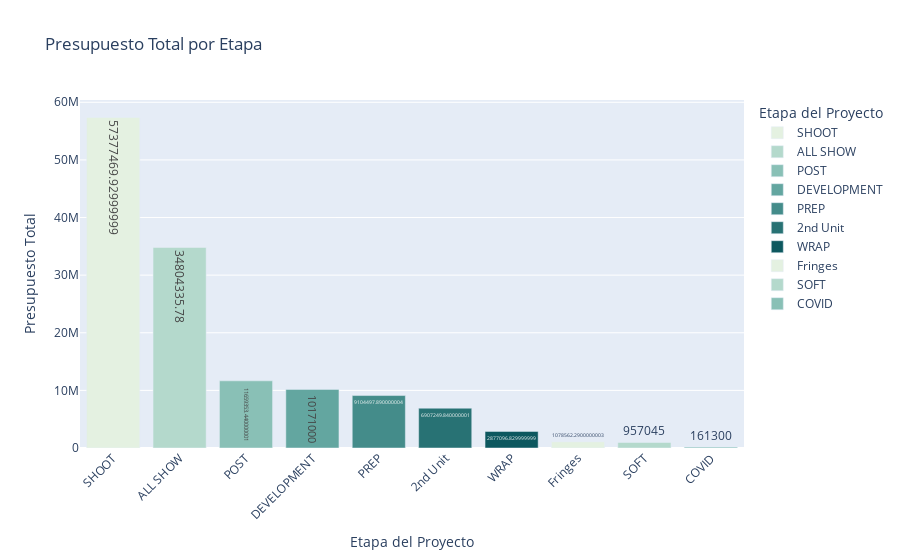

Notebook source saved alongside this figure:
### Code cell
etapas = data[data["Etapa"].notna()]
presupuesto_etapas = etapas.groupby("Etapa")["BUDGET"].sum().sort_values(ascending=False)
df_etapas = presupuesto_etapas.reset_index()
df_etapas.columns = ["Etapa", "Presupuesto"]
fig = px.bar(
    df_etapas,
    x="Etapa",
    y="Presupuesto",
    title="Presupuesto Total por Etapa",
    labels={"Etapa": "Etapa del Proyecto", "Presupuesto": "Presupuesto Total"},
    text="Presupuesto",
    color="Etapa",
    color_discrete_sequence=px.colors.sequential.Mint
)

fig.update_layout(xaxis_tickangle=-45)
fig.show()

### Figure 1 — Plotly figure (JSON) as saved in the notebook; plotly's stock layout.template omitted (floating-point values rounded to 4 significant figures)
{"data": [{"alignmentgroup": "True", "hovertemplate": "Etapa del Proyecto=%{x}<br>Presupuesto Total=%{text}<extra></extra>", "legendgroup": "SHOOT", "marker": {"color": "rgb(228, 241, 225)", "pattern": {"shape": ""}}, "name": "SHOOT", "offsetgroup": "SHOOT", "orientation": "v", "showlegend": true, "text": [57380000.0], "textposition": "auto", "type": "bar", "x": ["SHOOT"], "xaxis": "x", "y": [57380000.0], "yaxis": "y"}, {"alignmentgroup": "True", "hovertemplate": "Etapa del Proyecto=%{x}<br>Presupuesto Total=%{text}<extra></extra>", "legendgroup": "ALL SHOW", "marker": {"color": "rgb(180, 217, 204)", "pattern": {"shape": ""}}, "name": "ALL SHOW", "offsetgroup": "ALL SHOW", "orientation": "v", "showlegend": true, "text": [34800000.0], "textposition": "auto", "type": "bar", "x": ["ALL SHOW"], "xaxis": "x", "y": [34800000.0], "yaxis": "y"}, {"alignmentgroup": "True", "hovertemplate": "Etapa del Proyecto=%{x}<br>Presupuesto Total=%{text}<extra></extra>", "legendgroup": "POST", "marker": {"color": "rgb(137, 192, 182)", "pattern": {"shape": ""}}, "name": "POST", "offsetgroup": "POST", "orientation": "v", "showlegend": true, "text": [11660000.0], "textposition": "auto", "type": "bar", "x": ["POST"], "xaxis": "x", "y": [11660000.0], "yaxis": "y"}, {"alignmentgroup": "True", "hovertemplate": "Etapa del Proyecto=%{x}<br>Presupuesto Total=%{text}<extra></extra>", "legendgroup": "DEVELOPMENT", "marker": {"color": "rgb(99, 166, 160)", "pattern": {"shape": ""}}, "name": "DEVELOPMENT", "offsetgroup": "DEVELOPMENT", "orientation": "v", "showlegend": true, "text": [10171000], "textposition": "auto", "type": "bar", "x": ["DEVELOPMENT"], "xaxis": "x", "y": [10171000], "yaxis": "y"}, {"alignmentgroup": "True", "hovertemplate": "Etapa del Proyecto=%{x}<br>Presupuesto Total=%{text}<extra></extra>", "legendgroup": "PREP", "marker": {"color": "rgb(68, 140, 138)", "pattern": {"shape": ""}}, "name": "PREP", "offsetgroup": "PREP", "orientation": "v", "showlegend": true, "text": [9104000.0], "textposition": "auto", "type": "bar", "x": ["PREP"], "xaxis": "x", "y": [9104000.0], "yaxis": "y"}, {"alignmentgroup": "True", "hovertemplate": "Etapa del Proyecto=%{x}<br>Presupuesto Total=%{text}<extra></extra>", "legendgroup": "2nd Unit", "marker": {"color": "rgb(40, 114, 116)", "pattern": {"shape": ""}}, "name": "2nd Unit", "offsetgroup": "2nd Unit", "orientation": "v", "showlegend": true, "text": [6907000.0], "textposition": "auto", "type": "bar", "x": ["2nd Unit"], "xaxis": "x", "y": [6907000.0], "yaxis": "y"}, {"alignmentgroup": "True", "hovertemplate": "Etapa del Proyecto=%{x}<br>Presupuesto Total=%{text}<extra></extra>", "legendgroup": "WRAP", "marker": {"color": "rgb(13, 88, 95)", "pattern": {"shape": ""}}, "name": "WRAP", "offsetgroup": "WRAP", "orientation": "v", "showlegend": true, "text": [2877000.0], "textposition": "auto", "type": "bar", "x": ["WRAP"], "xaxis": "x", "y": [2877000.0], "yaxis": "y"}, {"alignmentgroup": "True", "hovertemplate": "Etapa del Proyecto=%{x}<br>Presupuesto Total=%{text}<extra></extra>", "legendgroup": "Fringes", "marker": {"color": "rgb(228, 241, 225)", "pattern": {"shape": ""}}, "name": "Fringes", "offsetgroup": "Fringes", "orientation": "v", "showlegend": true, "text": [1079000.0], "textposition": "auto", "type": "bar", "x": ["Fringes"], "xaxis": "x", "y": [1079000.0], "yaxis": "y"}, {"alignmentgroup": "True", "hovertemplate": "Etapa del Proyecto=%{x}<br>Presupuesto Total=%{text}<extra></extra>", "legendgroup": "SOFT", "marker": {"color": "rgb(180, 217, 204)", "pattern": {"shape": ""}}, "name": "SOFT", "offsetgroup": "SOFT", "orientation": "v", "showlegend": true, "text": [957045], "textposition": "auto", "type": "bar", "x": ["SOFT"], "xaxis": "x", "y": [957045], "yaxis": "y"}, {"alignmentgroup": "True", "hovertemplate": "Etapa del Proyecto=%{x}<br>Presupuesto Total=%{text}<extra></extra>", "legendgroup": "COVID", "marker": {"color": "rgb(137, 192, 182)", "pattern": {"shape": ""}}, "name": "COVID", "offsetgroup": "COVID", "orientation": "v", "showlegend": true, "text": [161300], "textposition": "auto", "type": "bar", "x": ["COVID"], "xaxis": "x", "y": [161300], "yaxis": "y"}], "layout": {"autosize": true, "barmode": "relative", "legend": {"title": {"text": "Etapa del Proyecto"}, "tracegroupgap": 0}, "title": {"text": "Presupuesto Total por Etapa"}, "xaxis": {"anchor": "y", "autorange": true, "categoryarray": ["SHOOT", "ALL SHOW", "POST", "DEVELOPMENT", "PREP", "2nd Unit", "WRAP", "Fringes", "SOFT", "COVID"], "categoryorder": "array", "domain": [0, 1], "range": [-0.5, 9.5], "tickangle": -45, "title": {"text": "Etapa del Proyecto"}, "type": "category"}, "yaxis": {"anchor": "x", "autorange": true, "domain": [0, 1], "range": [0, 60400000.0], "title": {"text": "Presupuesto Total"}, "type": "linear"}}}
